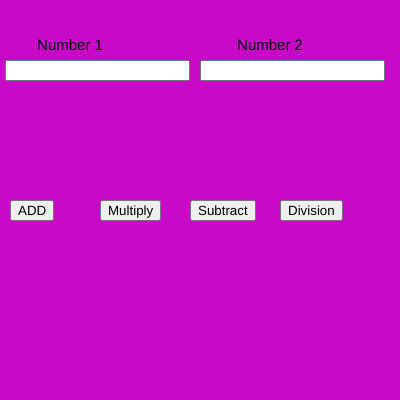
Frame 1 (no input)
Frame 60 (no input): identical to frame 1, image omitted
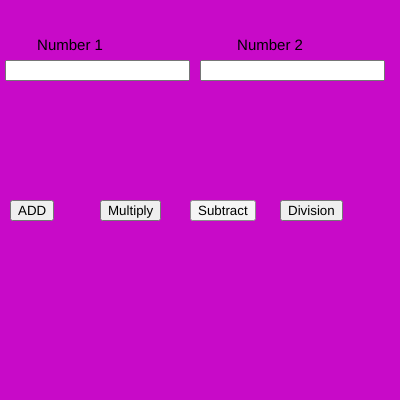
Frame 120 (the mouse pressed at the canvas centre since frame 60)

The p5.js sketch that drew these frames (run headless with seeded random() and noise() and a simulated clock; from frame 60 on, the mouse is pressed at the canvas centre):

// p5.js sketch
// ── sketch.js
var n1,n2;
var b1,b2,b3,b4;

function setup() {
  
  createCanvas(400, 400);
  
  num1 = createInput();
  num1.position(5, 60);
  
  num2 = createInput();
  num2.position(200, 60);
  
  b1 = createButton("ADD");
  b1.position(10, 200);
  b1.mousePressed(add);
  
  b2 = createButton("Multiply");
  b2.position(100, 200);
  b2.mousePressed(mul);

  b3 = createButton("Subtract");
  b3.position(190, 200);
  b3.mousePressed(sub);
  
  b4 = createButton("Division");
  b4.position(280, 200);
  b4.mousePressed(div);

  textAlign(CENTER);
  textSize(15);
}

function draw() {
  background(200,10,200)
  text("Number 1",70,50)
  text("Number 2",270,50)
  n1=parseInt(num1.value())
  n2=parseInt(num2.value())
}
function add(){
  console.log(n1+n2)
}
function sub(){
  console.log(n1-n2)
}
function mul(){
  console.log(n1*n2)
}
function div(){
  console.log(n1/n2)
}
